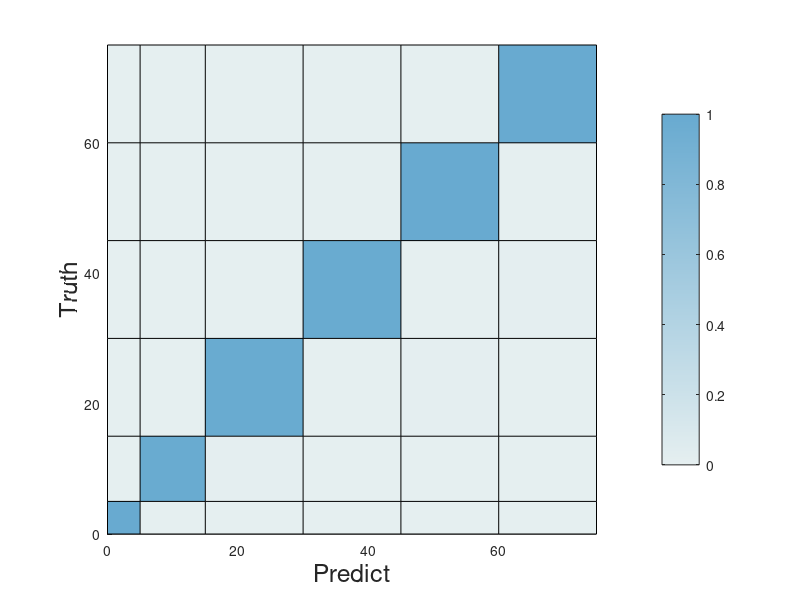

Write MATLAB code to recreate this figure. (Note: this script raises an error after producing the figure.)
% Inputs
data = [ 29	0	0	0	0	0; ...
         0	89	1	0	0	0; ...
         0	0	133	0	2	0; ...
         0	0	0	133 0	2; ...
         0	0	0	0	30	0; ...
         0	0	0	0	0	30];

normalized_data = zeros(size(data));
for i = 1:size(data, 1)
    row = data(i, :);
    normalized_row = row / sum(row);
    normalized_data(i, :) = normalized_row;
end


% disp(normalized_data);

rowWidths = [5 10 15 15 15 15];
colWidths = [5 10 15 15 15 15];


%rowWidths = [10, 20];   %mm, one for each row of data; applied bottom to top
%colWidths = [5 15 20];  %mm, one for each col of data; applied left to right

% Produce figure
fig = figure(); 
ax = axes(fig); 

% Plot image
[xg,yg] = meshgrid([0,cumsum(colWidths)], [0,cumsum(rowWidths)]);
sh = surf(xg, yg, zeros(size(xg)), padarray(normalized_data,[1,1], 0, 'post'));

% Set colormap
n = 255;

% sky cmap
% cmap = [linspace(.9, 0, n)', linspace(.9447, .447, n)', linspace(.9741, .741, n)'];

% green cmap
% cmap = [linspace(0.9216, .2431,  n)', linspace(0.949, .6549, n)', linspace(0.9529, .3529, n)'];

% unify blue cmap
 cmap = [linspace(0.898039, 0.40784,  n)', linspace(0.93725, 0.666666, n)', linspace(0.941176, 0.815686, n)'];


disp(cmap);


%{
ano_cmap = [
            158 179 196
            182 194 160
            206 210 187
            230 226 181
            249 237 176
            243 218 152
            236 199 128
            231 179 106
            ];


normalized_cmap = zeros(size(ano_cmap));
for i = 1:size(ano_cmap, 1)
    row = ano_cmap(i, :);
    normalized_row = row / 255;
    normalized_cmap(i, :) = normalized_row;
end
%}

colormap(ax, cmap)
% cb = colorbar(ax, cmap);
colorbar('TickDirection', 'out');

axis tight
axis equal
view(2)

% Label X axis and Y axis
xlabel('Predict', 'FontSize', 18)
ylabel('Truth', 'FontSize', 18)


ax = gca;
ax.FontName = "Arial";
ax.XAxis.Label.Position(2) = -5.2;
ax.YAxis.Label.Position(1) = -6.2;


axis_mark = ["R9 G2" "R9 G4" "R9 G6" "R9 D0" "R10 G6" "R10 D0"];

% find rectangle centers
xCnt = xg(1:end-1,1:end-1) + diff(xg(1,:))/2;
yCnt = yg(1:end-1,1:end-1) + diff(yg(:,1))/2;

% Add markers for X axis
for i = 1:size(xCnt, 2)
    text(xCnt(1,i)-2, yg(1,1)-2.75, axis_mark(i), ...
        'HorizontalAlignment','center',...
        'VerticalAlignment','middle', ...
        'FontSize', 16, 'Rotation', 45);
end

% Add markers for Y axis
for i = 1:size(yCnt, 1)
    text(xg(1,1)-3.5, yCnt(i,1), axis_mark(i), ...
        'HorizontalAlignment','center',...
        'VerticalAlignment','middle', ...
        'FontSize', 16);
end


% Add label to each grid
th = text(xCnt(:), yCnt(:), compose('%.2f', normalized_data(:)), ...
    'HorizontalAlignment','center',...
    'VerticalAlignment','middle', ...
    'FontSize', 18, 'Color', 'black');

% Remove X axis tick labels
xticks([]); 
yticks([]);






